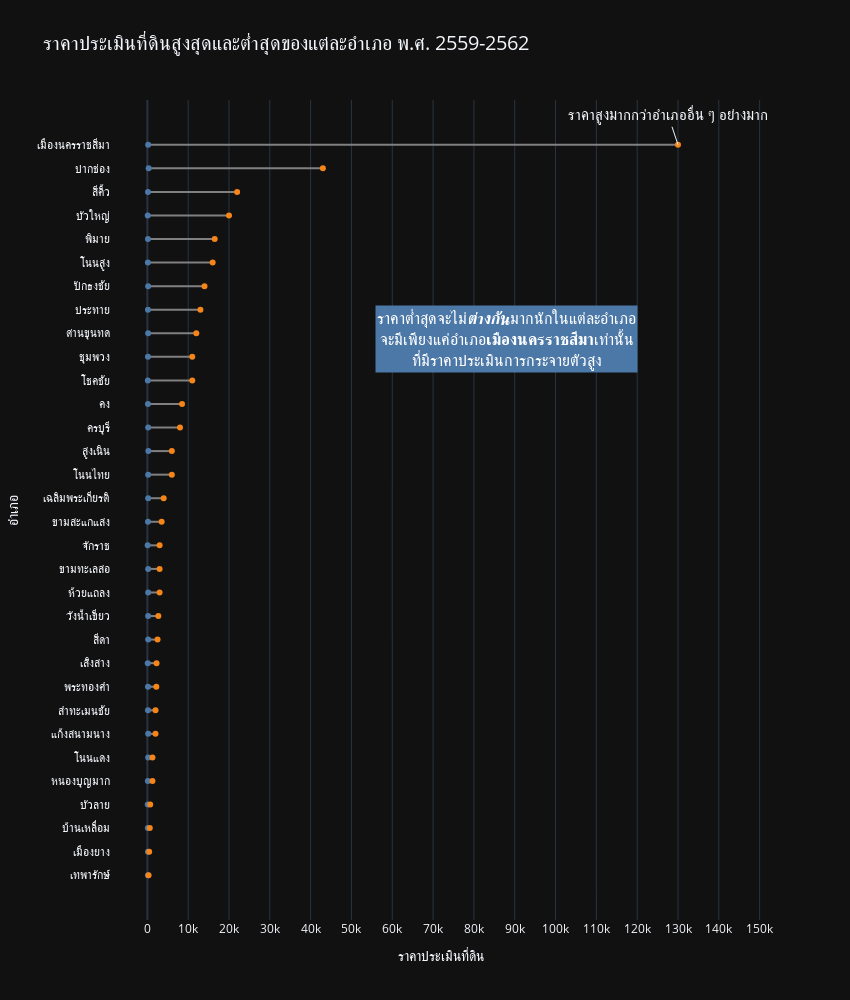

Notebook cell for this chart:
### Markdown cell above
### สร้าง Dumbell plot ดูราคาสูงสุและราคาต่ำสุดของแต่ละอำเภอ

### Code cell
# Dumbell chart
dumbell_korat = all_korat_cleaned.drop_duplicates(subset=['amp_eng_name'])

amps = (dumbell_korat.sort_values(by = "price_max", ascending=True)['amp_th_name'].unique())

data = {'x': [], 'y': [], 'colors': []}

for amp in amps:
    data['x'].extend(
        [
            dumbell_korat.loc[(dumbell_korat.amp_th_name == amp)]['price_min'].values[0],
            dumbell_korat.loc[(dumbell_korat.amp_th_name == amp)]['price_max'].values[0],
            None
        ]
    )
    data['y'].extend([amp, amp, None])
    data['colors'].extend([col_tab[0], col_tab[1], 'brown'])

fig = go.Figure(
    data = [
        go.Scatter(
            x = data['x'],
            y = data['y'],
            mode = 'lines',
            marker = dict(color = 'grey')
        ),
        go.Scatter(
            x = data['x'],
            y = data['y'],
            mode = 'markers+text',
            marker = dict(color = data['colors']),
            hovertemplate = """อำเภอ: %{y}<br> ราคา: %{x} บาท <extra></extra>"""
        ),
    ]
)

fig.update_layout(
    title = dict(text = 'ราคาประเมินที่ดินสูงสุดและต่ำสุดของแต่ละอำเภอ พ.ศ. 2559-2562', font = dict(size = 20)),
    xaxis = dict(title = dict(text = 'ราคาประเมินที่ดิน')),
    yaxis = dict(title = dict(text = 'อำเภอ')),
    width = 850,
    height = 1000,
    showlegend = False,
    template = 'plotly_dark',
    annotations = [
        dict(text = 'ราคาสูงมากกว่าอำเภออื่น ๆ อย่างมาก', x = 130000, y = 'เมืองนครราชสีมา', font = dict(size = 15)),
        dict(
            xref = 'paper', yref = 'paper', x = 0.8, y = 0.75, showarrow = False,
            text = 'ราคาต่ำสุดจะไม่<em>ต่างกัน</em>มากนักในแต่ละอำเภอ<br>จะมีเพียงแค่อำเภอ<b>เมืองนครราชสีมา</b>เท่านั้น<br>ที่มีราคาประเมินการกระจายตัวสูง',
            font = dict(size = 16, color = 'white'),
            bgcolor = col_tab[0]
        )
    ]
)
fig.update_yaxes(showgrid=False)
fig.update_xaxes(dtick = 10000)

fig.show()

### Figure 1 — Plotly figure (JSON) as saved in the notebook; plotly's stock layout.template omitted (floating-point values rounded to 4 significant figures)
{"data": [{"marker": {"color": "grey"}, "mode": "lines", "type": "scatter", "x": [150, 300, null, 150, 450, null, 130, 600, null, 100, 700, null, 125, 1250, null, 200, 1250, null, 200, 2000, null, 150, 2000, null, 150, 2200, null, 100, 2250, null, 200, 2500, null, 200, 2700, null, 200, 3000, null, 200, 3000, null, 85, 3000, null, 150, 3500, null, 200, 4000, null, 200, 6000, null, 250, 6000, null, 200, 8000, null, 150, 8500, null, 120, 11000, null, 150, 11000, null, 200, 12000, null, 150, 13000, null, 200, 14000, null, 130, 16000, null, 150, 16500, null, 100, 20000, null, 150, 22000, null, 325, 43000, null, 200, 130000, null], "y": ["เทพารักษ์", "เทพารักษ์", null, "เมืองยาง", "เมืองยาง", null, "บ้านเหลื่อม", "บ้านเหลื่อม", null, "บัวลาย", "บัวลาย", null, "หนองบุญมาก", "หนองบุญมาก", null, "โนนแดง", "โนนแดง", null, "แก้งสนามนาง", "แก้งสนามนาง", null, "ลำทะเมนชัย", "ลำทะเมนชัย", null, "พระทองคำ", "พระทองคำ", null, "เสิงสาง", "เสิงสาง", null, "สีดา", "สีดา", null, "วังน้ำเขียว", "วังน้ำเขียว", null, "ห้วยแถลง", "ห้วยแถลง", null, "ขามทะเลสอ", "ขามทะเลสอ", null, "จักราช", "จักราช", null, "ขามสะแกแสง", "ขามสะแกแสง", null, "เฉลิมพระเกียรติ", "เฉลิมพระเกียรติ", null, "โนนไทย", "โนนไทย", null, "สูงเนิน", "สูงเนิน", null, "ครบุรี", "ครบุรี", null, "คง", "คง", null, "โชคชัย", "โชคชัย", null, "ชุมพวง", "ชุมพวง", null, "ด่านขุนทด", "ด่านขุนทด", null, "ประทาย", "ประทาย", null, "ปักธงชัย", "ปักธงชัย", null, "โนนสูง", "โนนสูง", null, "พิมาย", "พิมาย", null, "บัวใหญ่", "บัวใหญ่", null, "สีคิ้ว", "สีคิ้ว", null, "ปากช่อง", "ปากช่อง", null, "เมืองนครราชสีมา", "เมืองนครราชสีมา", null]}, {"hovertemplate": "อำเภอ: %{y}<br> ราคา: %{x} บาท <extra></extra>", "marker": {"color": ["#4C78A8", "#F58518", "brown", "#4C78A8", "#F58518", "brown", "#4C78A8", "#F58518", "brown", "#4C78A8", "#F58518", "brown", "#4C78A8", "#F58518", "brown", "#4C78A8", "#F58518", "brown", "#4C78A8", "#F58518", "brown", "#4C78A8", "#F58518", "brown", "#4C78A8", "#F58518", "brown", "#4C78A8", "#F58518", "brown", "#4C78A8", "#F58518", "brown", "#4C78A8", "#F58518", "brown", "#4C78A8", "#F58518", "brown", "#4C78A8", "#F58518", "brown", "#4C78A8", "#F58518", "brown", "#4C78A8", "#F58518", "brown", "#4C78A8", "#F58518", "brown", "#4C78A8", "#F58518", "brown", "#4C78A8", "#F58518", "brown", "#4C78A8", "#F58518", "brown", "#4C78A8", "#F58518", "brown", "#4C78A8", "#F58518", "brown", "#4C78A8", "#F58518", "brown", "#4C78A8", "#F58518", "brown", "#4C78A8", "#F58518", "brown", "#4C78A8", "#F58518", "brown", "#4C78A8", "#F58518", "brown", "#4C78A8", "#F58518", "brown", "#4C78A8", "#F58518", "brown", "#4C78A8", "#F58518", "brown", "#4C78A8", "#F58518", "brown", "#4C78A8", "#F58518", "brown"]}, "mode": "markers+text", "type": "scatter", "x": [150, 300, null, 150, 450, null, 130, 600, null, 100, 700, null, 125, 1250, null, 200, 1250, null, 200, 2000, null, 150, 2000, null, 150, 2200, null, 100, 2250, null, 200, 2500, null, 200, 2700, null, 200, 3000, null, 200, 3000, null, 85, 3000, null, 150, 3500, null, 200, 4000, null, 200, 6000, null, 250, 6000, null, 200, 8000, null, 150, 8500, null, 120, 11000, null, 150, 11000, null, 200, 12000, null, 150, 13000, null, 200, 14000, null, 130, 16000, null, 150, 16500, null, 100, 20000, null, 150, 22000, null, 325, 43000, null, 200, 130000, null], "y": ["เทพารักษ์", "เทพารักษ์", null, "เมืองยาง", "เมืองยาง", null, "บ้านเหลื่อม", "บ้านเหลื่อม", null, "บัวลาย", "บัวลาย", null, "หนองบุญมาก", "หนองบุญมาก", null, "โนนแดง", "โนนแดง", null, "แก้งสนามนาง", "แก้งสนามนาง", null, "ลำทะเมนชัย", "ลำทะเมนชัย", null, "พระทองคำ", "พระทองคำ", null, "เสิงสาง", "เสิงสาง", null, "สีดา", "สีดา", null, "วังน้ำเขียว", "วังน้ำเขียว", null, "ห้วยแถลง", "ห้วยแถลง", null, "ขามทะเลสอ", "ขามทะเลสอ", null, "จักราช", "จักราช", null, "ขามสะแกแสง", "ขามสะแกแสง", null, "เฉลิมพระเกียรติ", "เฉลิมพระเกียรติ", null, "โนนไทย", "โนนไทย", null, "สูงเนิน", "สูงเนิน", null, "ครบุรี", "ครบุรี", null, "คง", "คง", null, "โชคชัย", "โชคชัย", null, "ชุมพวง", "ชุมพวง", null, "ด่านขุนทด", "ด่านขุนทด", null, "ประทาย", "ประทาย", null, "ปักธงชัย", "ปักธงชัย", null, "โนนสูง", "โนนสูง", null, "พิมาย", "พิมาย", null, "บัวใหญ่", "บัวใหญ่", null, "สีคิ้ว", "สีคิ้ว", null, "ปากช่อง", "ปากช่อง", null, "เมืองนครราชสีมา", "เมืองนครราชสีมา", null]}], "layout": {"annotations": [{"font": {"size": 15}, "text": "ราคาสูงมากกว่าอำเภออื่น ๆ อย่างมาก", "x": 130000, "y": "เมืองนครราชสีมา"}, {"bgcolor": "#4C78A8", "font": {"color": "white", "size": 16}, "showarrow": false, "text": "ราคาต่ำสุดจะไม่<em>ต่างกัน</em>มากนักในแต่ละอำเภอ<br>จะมีเพียงแค่อำเภอ<b>เมืองนครราชสีมา</b>เท่านั้น<br>ที่มีราคาประเมินการกระจายตัวสูง", "x": 0.8, "xref": "paper", "y": 0.75, "yref": "paper"}], "height": 1000, "showlegend": false, "title": {"font": {"size": 20}, "text": "ราคาประเมินที่ดินสูงสุดและต่ำสุดของแต่ละอำเภอ พ.ศ. 2559-2562"}, "width": 850, "xaxis": {"dtick": 10000, "title": {"text": "ราคาประเมินที่ดิน"}}, "yaxis": {"showgrid": false, "title": {"text": "อำเภอ"}}}}
